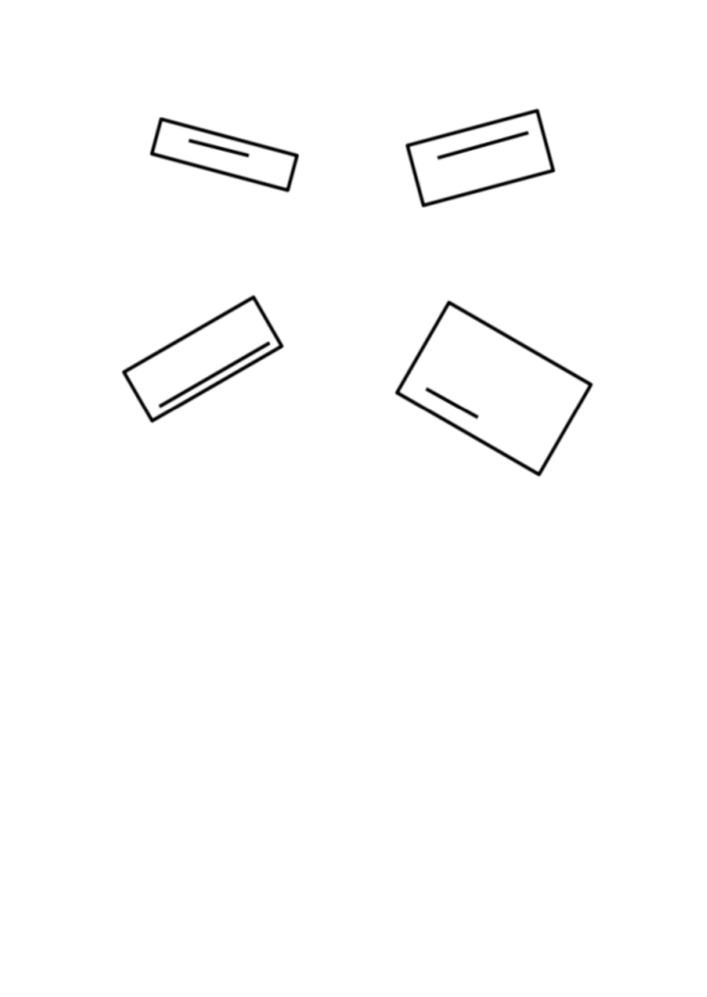
#> input picture task.png, 707 x 997 px, shrunk from 1223 x 1724 before the run, found by its file name
$ jupyter execute --allow-errors rectangle_alignment.ipynb
#> lines starting #> are read from the running program, lines starting #| are printed output that depends on the picture; after the words box and inside, x2 and y2 are one past the last pixel; in counts of white or black regions, pixels touching at a corner belong together
<a href="https://colab.research.google.com/github/wp225/task/blob/main/rectangle_alignment.ipynb" target="_parent"></a>

[cell 1]
import cv2
import numpy as np
from google.colab.patches import cv2_imshow

[cell 2]
image=cv2.imread('/content/task.png')
#> image is the input picture: shape (997, 707, 3); min 0, max 255, mean 252.4
height_, width_, channels = image.shape
#> height_ = 997; width_ = 707; channels = 3
blank_image = np.ones((height_, width_, channels), np.uint8) * 255
#cv2_imshow(image)
#> (the rest of this cell did not finish here and is left out)

[cell 3]
imgray = cv2.cvtColor(image, cv2.COLOR_BGR2GRAY)
kernel = np.ones((5, 5), np.uint8)
img_erosion = cv2.erode(imgray, kernel, iterations=1)
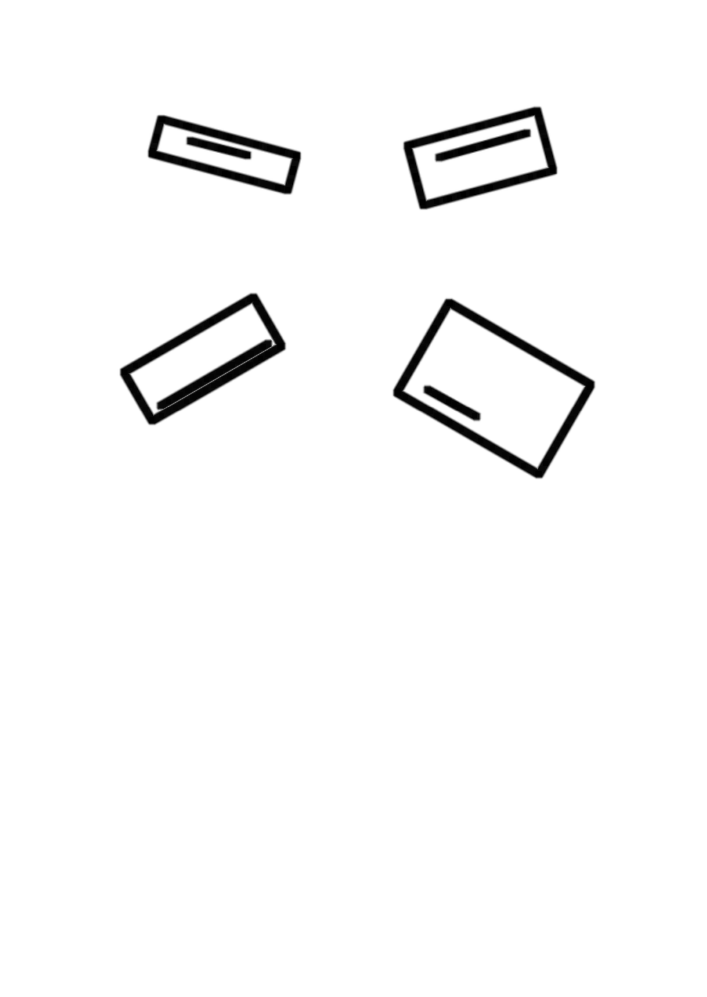
#> img_erosion: shape (997, 707); min 0, max 255, mean 248.7
#im_show(img_erosion)
ret, thresh = cv2.threshold(img_erosion, 20, 255, cv2.THRESH_BINARY|cv2.THRESH_OTSU)
#> thresh: shape (997, 707); 97.4% white; 7 black regions, largest, box (x1, y1, x2, y2) and area: (120, 294, 285, 424) 4901, (393, 299, 595, 478) 4872, (404, 107, 557, 209) 3340
#> ret = 139
mask = 255 - thresh
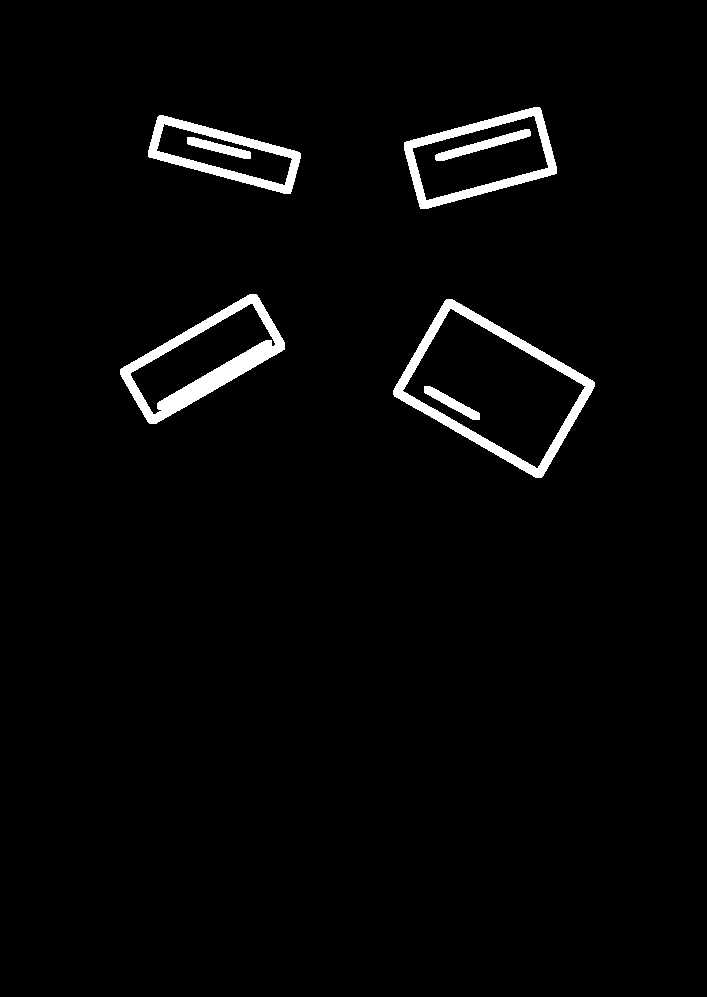
#> mask: shape (997, 707); 2.6% white; 7 white regions
contours, hierarchy = cv2.findContours(mask, cv2.RETR_EXTERNAL, cv2.CHAIN_APPROX_NONE)
#> contours = 4 contours; box (x1, y1, x2, y2) and area: (393, 299, 595, 478) 19282, (120, 294, 285, 424) 10193, (404, 107, 557, 209) 9862, (148, 115, 301, 194) 6443

[cell 4]
new=[]
for cont in contours:
 rect = cv2.minAreaRect(cont)
 box = cv2.boxPoints(rect)
 box = np.int0(box)


 scale = 1
 W = rect[1][0]
 H = rect[1][1]

 Xs = [i[0] for i in box]
 Ys = [i[1] for i in box]
 x1 = min(Xs)
 x2 = max(Xs)
 y1 = min(Ys)
 y2 = max(Ys)

 angle = rect[2]
 #print(angle)
 rotated = False
 if angle >45:
    angle -= 90
    rotated = True
 else:
    angle-=360
    rotated = False

 center = (int((x1+x2)/2), int((y1+y2)/2))
 size = (int(scale*(x2-x1)), int(scale*(y2-y1)))

 M = cv2.getRotationMatrix2D((size[0]/2, size[1]/2), angle, 1.0)

 cropped = cv2.getRectSubPix(image, size, center)
 cropped = cv2.warpAffine(cropped, M, size)

 croppedW = W if not rotated else H
 croppedH =  H if not rotated else W

 new.append(cv2.getRectSubPix(cropped, (int(croppedW*scale), int(croppedH*scale)), (size[0]/2, size[1]/2)))
#> this loop made 4 passes
#> (rect, box, W, H, Xs, Ys, x1, x2) on passes 1 to 4: (((493.4, 388.1), (113.3, 173.1), -59.95), [[539, 480], [390, 393], [446, 295], [596, 382]], 113.3, 173.1, [539, 390, 446, 596], [480, 393, 295, 382], 390, 596), (((202.3, 358.6), (158.8, 65.7), -30.03), [[150, 426], [117, 369], [254, 290], [287, 347]], 158.8, 65.7, [150, 117, 254, 287], [426, 369, 290, 347], 117, 287), (((224, 154.1), (44.54, 149.2), -75), [[290, 194], [146, 156], [157, 113], [301, 151]], 44.54, 149.2, [290, 146, 157, 301], [194, 156, 113, 151], 146, 301), (((479.8, 157.6), (142.9, 70.54), -15.04), [[419, 210], [401, 142], [539, 104], [558, 173]], 142.9, 70.54, [419, 401, 539, 558], [210, 142, 104, 173], 401, 558)
#> pass 1, `cropped = cv2.getRectSubPix(image, size, center)`:
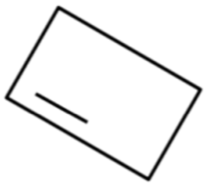
#> cropped: shape (185, 206, 3); min 0, max 255, mean 241.1
#> pass 1, `cropped = cv2.warpAffine(cropped, M, size)`:
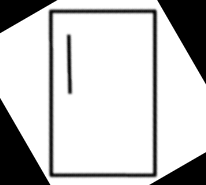
#> cropped: shape (185, 206, 3); min 0, max 255, mean 199.9
#> pass 2, `cropped = cv2.getRectSubPix(image, size, center)`:
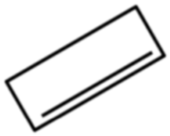
#> cropped: shape (136, 170, 3); min 4, max 255, mean 234.1
#> pass 2, `cropped = cv2.warpAffine(cropped, M, size)`:
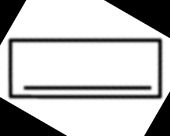
#> cropped: shape (136, 170, 3); min 0, max 255, mean 192.6
#> after the loop:
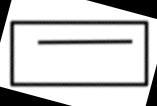
#> cropped: shape (106, 157, 3); min 0, max 255, mean 200.6
#> after the loop, new = 4 items

[cell 5]
blank_image[0:new[0].shape[0], 0:new[0].shape[1]] += new[0]
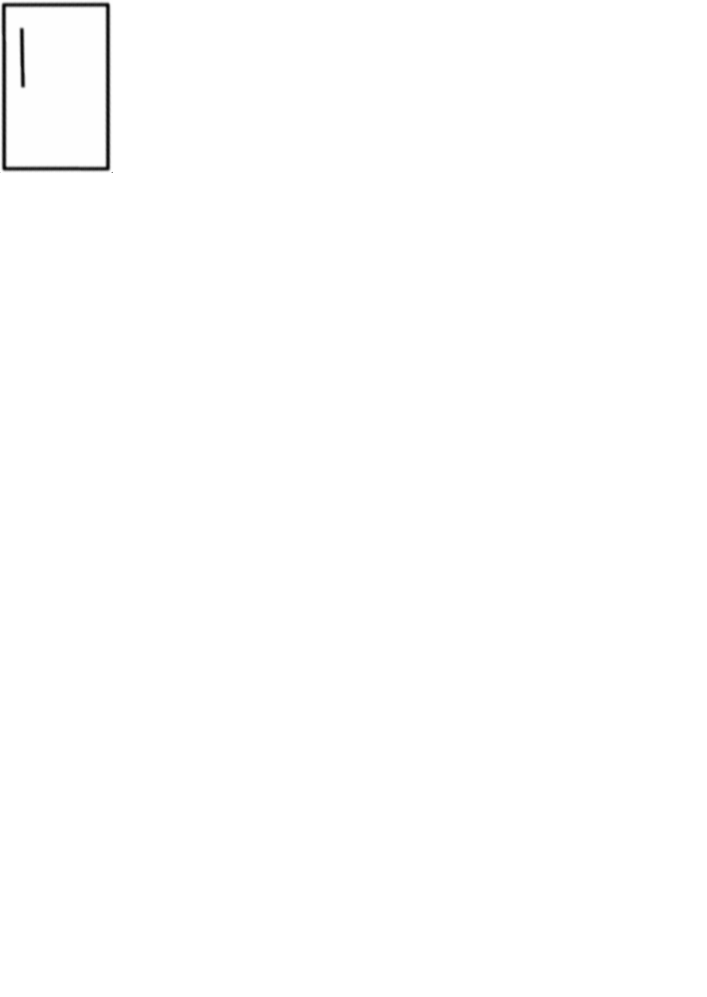
#> blank_image: shape (997, 707, 3); min 4, max 255, mean 254.2
blank_image[new[0].shape[0]:new[0].shape[0]+new[1].shape[0], 0:new[1].shape[1]] += new[1]
blank_image[new[0].shape[0]+new[1].shape[0]:new[0].shape[0]+new[1].shape[0]+new[2].shape[0], 0:new[2].shape[1]] += new[2]
blank_image[new[0].shape[0]+new[1].shape[0]+new[2].shape[0]:new[0].shape[0]+new[1].shape[0]+new[2].shape[0]+new[3].shape[0], 0:new[3].shape[1]] += new[3]
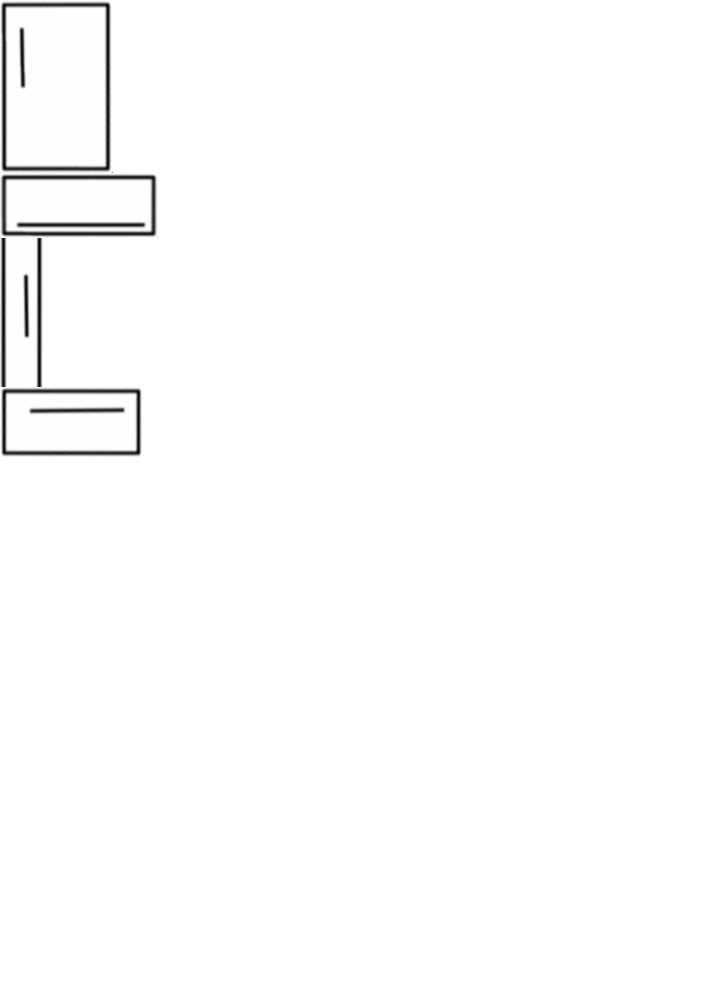
#> blank_image: shape (997, 707, 3); min 4, max 255, mean 252.4
